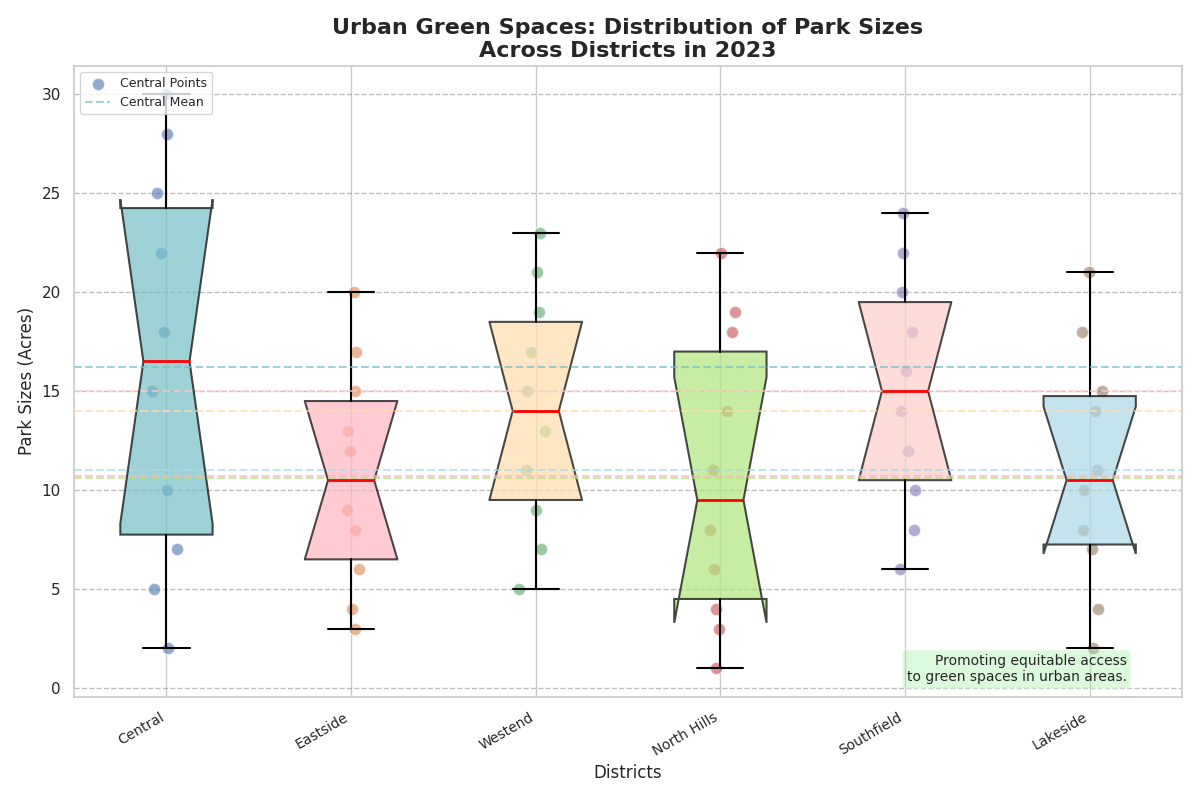

Here is the Python script that generated this plot:
import matplotlib.pyplot as plt
import numpy as np

districts = ['Central', 'Eastside', 'Westend', 'North Hills', 'Southfield', 'Lakeside']

central_parks = [2, 5, 7, 10, 15, 18, 22, 25, 28, 30]
eastside_parks = [3, 4, 6, 8, 9, 12, 13, 15, 17, 20]
westend_parks = [5, 7, 9, 11, 13, 15, 17, 19, 21, 23]
north_hills_parks = [1, 3, 4, 6, 8, 11, 14, 18, 19, 22]
southfield_parks = [6, 8, 10, 12, 14, 16, 18, 20, 22, 24]
lakeside_parks = [2, 4, 7, 8, 10, 11, 14, 15, 18, 21]  # New data series

park_sizes = [central_parks, eastside_parks, westend_parks, north_hills_parks, southfield_parks, lakeside_parks]

fig, ax = plt.subplots(figsize=(12, 8))

boxes = ax.boxplot(park_sizes, patch_artist=True, notch=True, vert=True,
                   boxprops=dict(color='black', linewidth=1.5),
                   medianprops=dict(color='red', linewidth=2),
                   whiskerprops=dict(color='black', linewidth=1.5),
                   capprops=dict(color='black', linewidth=1.5),
                   flierprops=dict(marker='o', color='black', alpha=0.5, markersize=8))

colors = ['#77BFC7', '#FFB6C1', '#FFDEAD', '#B0E57C', '#FFCCCB', '#ADD8E6']  # New color for Lakeside
for patch, color in zip(boxes['boxes'], colors):
    patch.set_facecolor(color)
    patch.set_alpha(0.7)

for i, data in enumerate(park_sizes, start=1):
    y = np.array(data)
    x = np.random.normal(i, 0.04, size=len(y))
    ax.scatter(x, y, alpha=0.6, edgecolor='w', s=80, label=f'{districts[i-1]} Points' if i == 1 else "")

ax.set_title('Urban Green Spaces: Distribution of Park Sizes\nAcross Districts in 2023', fontsize=16, fontweight='bold')
ax.set_xlabel('Districts', fontsize=12)
ax.set_ylabel('Park Sizes (Acres)', fontsize=12)
ax.set_xticks(np.arange(1, len(districts) + 1))
ax.set_xticklabels(districts, rotation=30, ha='right', fontsize=10)

ax.yaxis.grid(True, linestyle='--', which='major', color='grey', alpha=0.5)

mean_sizes = [np.mean(d) for d in park_sizes]
for i, mean in enumerate(mean_sizes, start=1):
    ax.axhline(mean, ls='--', color=colors[i-1], alpha=0.7, linewidth=1.5, label=f'{districts[i-1]} Mean' if i == 1 else "")

ax.text(0.95, 0.02, "Promoting equitable access\nto green spaces in urban areas.",
        transform=ax.transAxes, fontsize=10, verticalalignment='bottom', horizontalalignment='right',
        bbox=dict(boxstyle='round', facecolor='lightgreen', alpha=0.3))

plt.tight_layout()
ax.legend(loc='upper left', fontsize=9)

plt.show()
